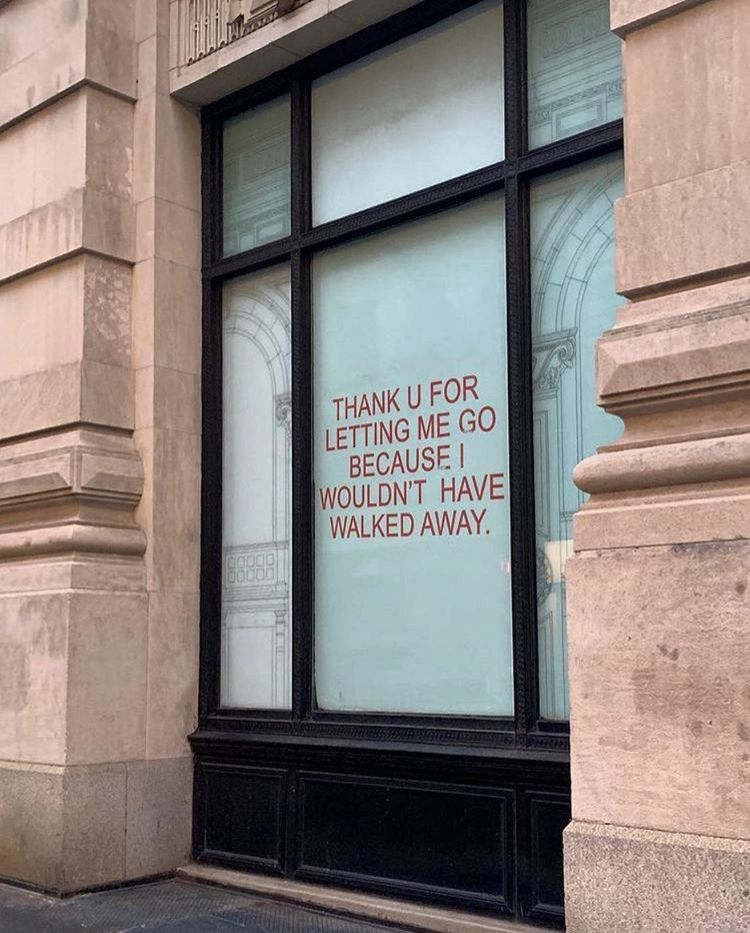
#> input picture Go_for_it/testing-class-3/glass.jpg, 750 x 933 px
$ python transform.py
#> lines starting #> are read from the running program, lines starting #| are printed output that depends on the picture
import cv2
import imutils
import numpy as np

Originimg = cv2.imread('glass.jpg')
#> Originimg is the input picture: shape (933, 750, 3); mean B, G, R 124.8, 128.9, 138.7
img = imutils.resize(Originimg, width=400)

pts1 = np.float32([[166, 138], [267, 103], [274, 381], [165, 383]])
pts2 = np.float32([[0, 0], [500, 0], [500, 1000], [0, 1000]])

M = cv2.getPerspectiveTransform(pts1, pts2)
dst = cv2.warpPerspective(img, M, (500, 1000))
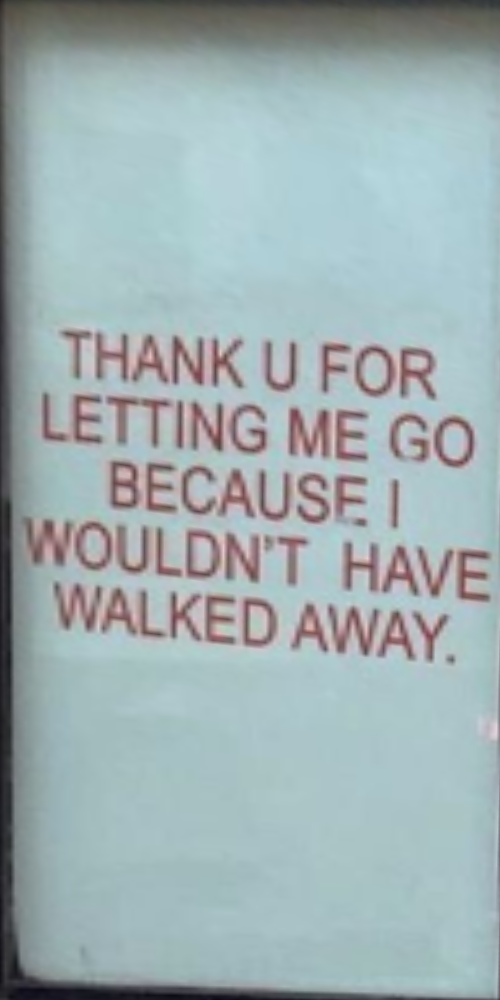
#> dst: shape (1000, 500, 3); mean B, G, R 177.8, 175.4, 159.3

cv2.imshow("Original", img)
cv2.imshow("Transformed", dst)
cv2.waitKey(0)

#> (the run stopped early here; a loop or call above may not have finished)
